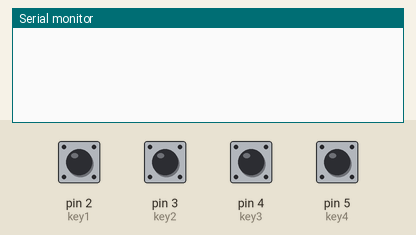
Recording of a sketch running on a simulated Arduino Uno, built with avr-gcc and run on an emulated ATmega328P. Parts: the last lines printed to the serial monitor. The test bench sets the inputs (shaded band); at power-on: pin 2 (key1), pin 3 (key2), pin 4 (key3), pin 5 (key4) HIGH.

Above: at 1.2 s.
1.3 s: pin 2 (key1) pulled LOW for 0.15 s
At 2.6 s:
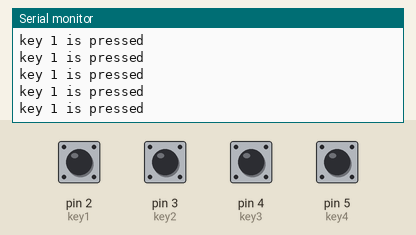
2.9 s: pin 3 (key2) pulled LOW for 0.15 s
At 3.8 s:
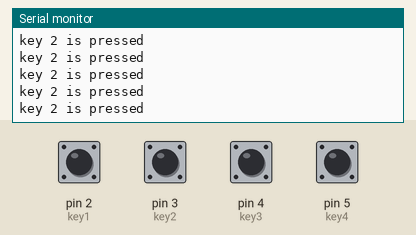
4.5 s: pin 4 (key3) pulled LOW for 0.15 s
At 5.8 s:
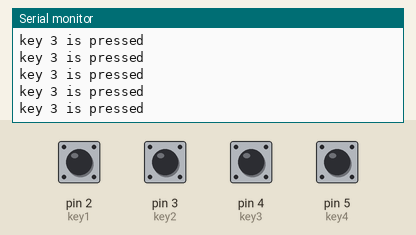
6.1 s: pin 5 (key4) pulled LOW for 0.15 s
At 7.4 s:
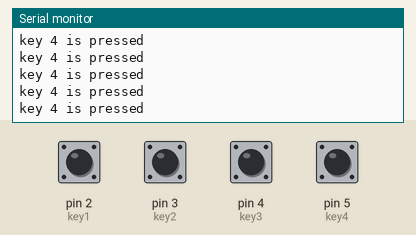
7.7 s: pin 2 (key1) driven LOW and pin 3 (key2) driven LOW
At 8.8 s:
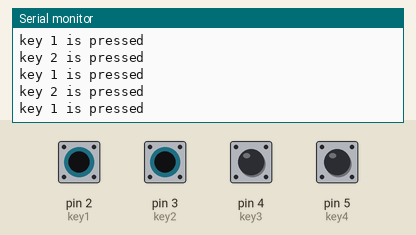
16.7 s: pin 2 (key1) driven HIGH
Timing chart, 0 to 19.7 s (numbered marks = the images above; inputs shaded):
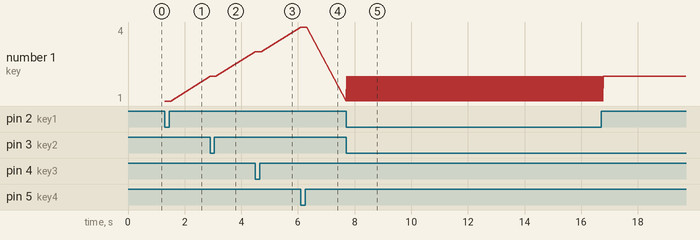

The sketch:

SW.ino
```cpp
#define key1 2
#define key2 3
#define key3 4
#define key4 5


void setup() {
  Serial.begin(9600);
  pinMode(key1, INPUT_PULLUP);
  pinMode(key2, INPUT_PULLUP);
  pinMode(key3, INPUT_PULLUP);
  pinMode(key4, INPUT_PULLUP);
}

void loop() {
  int key1S = digitalRead(key1);
  int key2S = digitalRead(key2);
  int key3S = digitalRead(key3);
  int key4S = digitalRead(key4);


  if (!key1S) {
    Serial.println("key 1 is pressed");
  }
  if (!key2S) {
    Serial.println("key 2 is pressed");
  }
  if (!key3S) {
    Serial.println("key 3 is pressed");
  }
  if (!key4S) {
    Serial.println("key 4 is pressed");
  }
}
```

Measured:
- after the input at 1.3 s, the serial monitor: prints a new line at once (image 1)
- after the input at 2.9 s, the serial monitor: prints a new line at once (image 2)
- after the input at 4.5 s, the serial monitor: prints a new line at once (image 3)
- after the input at 6.1 s, the serial monitor: prints a new line at once (image 4)
- after the input at 7.7 s, the serial monitor: prints a new line at once (image 5)
- plotted number 1: 1 → 2 after the input at 2.9 s, 2 → 3 after the input at 4.5 s, 3 → 4 after the input at 6.1 s, 4 → 1 after the input at 7.7 s
